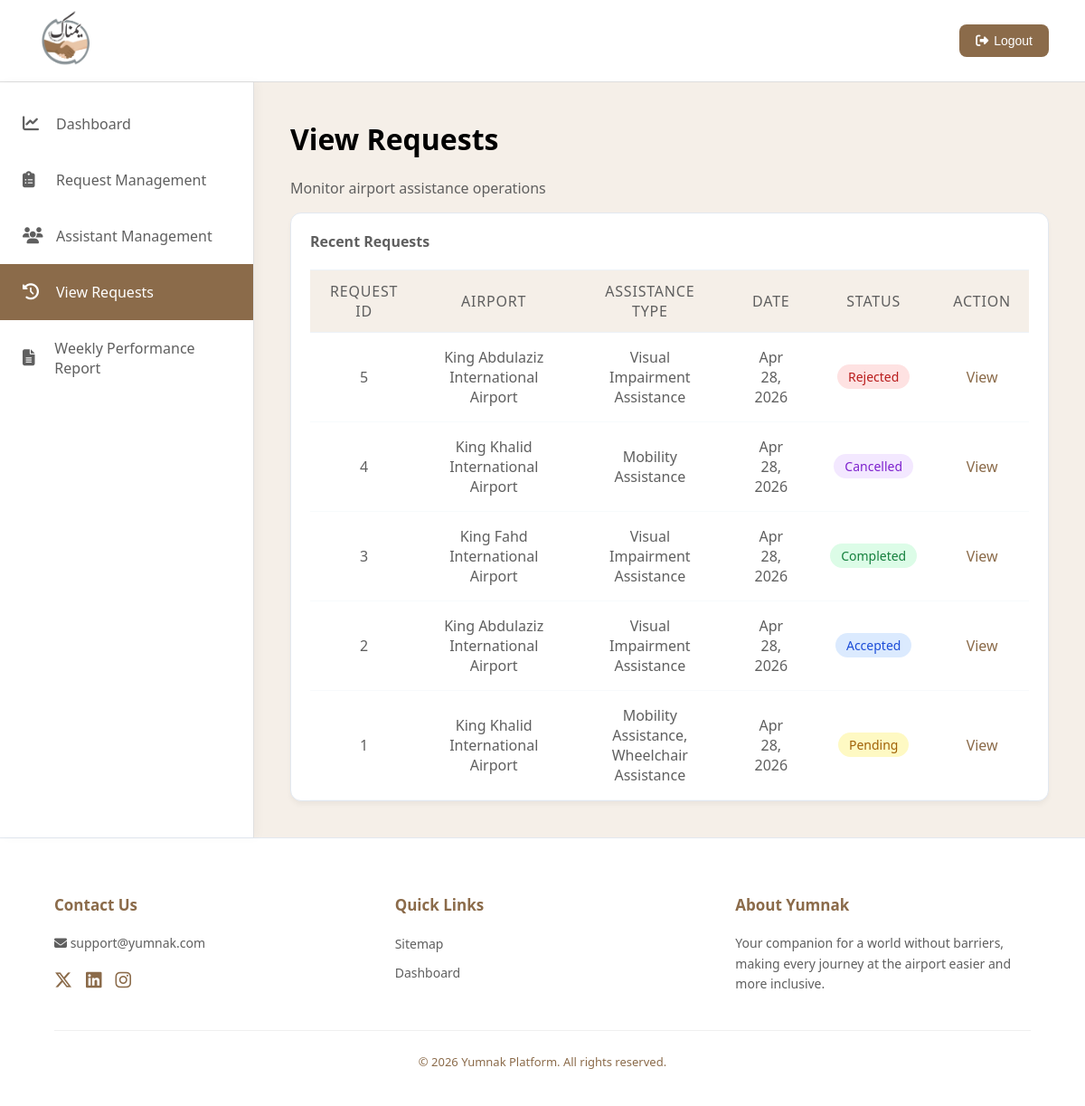
The app's page /view-requests.php (signed in) with its own data.
### tables this page shows
CREATE TABLE ASSISTANCE_REQUEST (
    RequestID INT(11) AUTO_INCREMENT PRIMARY KEY,
    PreferredTime DATETIME NOT NULL,
    Date DATETIME DEFAULT CURRENT_TIMESTAMP,
    ExtraNote VARCHAR(255),
    Status ENUM('Pending', 'Accepted', 'Rejected', 'Cancelled', 'Completed') DEFAULT 'Pending', 
    IsPaid BOOLEAN DEFAULT FALSE,
    TravelerID INT NOT NULL,
    AdminID INT,
    AssistantID INT,
    GateID VARCHAR(50) NOT NULL,
    FOREIGN KEY (TravelerID) REFERENCES TRAVELER(UserID) ON DELETE CASCADE,
    FOREIGN KEY (AdminID) REFERENCES ADMIN(AdminID) ON DELETE SET NULL,
    FOREIGN KEY (AssistantID) REFERENCES ASSISTANT(AssistantID) ON DELETE SET NULL,
    FOREIGN KEY (GateID) REFERENCES GATE(GateID) ON DELETE RESTRICT
);

### view-requests.php (the view, shortened to what this page needs)
<?php
include('db_connection.php');
$query = "
    SELECT
        ar.RequestID,
        a.AirportName,
        GROUP_CONCAT(at.AssistanceName SEPARATOR ', ') AS AssistanceTypes,
        ar.Date,
        ar.Status
    FROM ASSISTANCE_REQUEST ar
    JOIN GATE g ON ar.GateID = g.GateID
    JOIN AIRPORT a ON g.AirportID = a.AirportID
    LEFT JOIN REQUEST_TYPE rt ON ar.RequestID = rt.RequestID
    LEFT JOIN ASSISTANCE_TYPE at ON rt.AssistanceTypeID = at.AssistanceTypeID
    GROUP BY ar.RequestID, a.AirportName, ar.Date, ar.Status
    ORDER BY ar.RequestID DESC
";
$result = mysqli_query($conn, $query);
?>
<!DOCTYPE html>
<html lang="ar" dir="ltr">
<head>
    <link rel="stylesheet" href="https://cdnjs.cloudflare.com/ajax/libs/font-awesome/6.5.1/css/all.min.css">
    <link rel="stylesheet" href="styleF.css">
</head>
<body>
    <header>
        <div class="logo">
            <img src="Image/Yumnak-Logo.png" alt="Yumnak Logo">
        </div>
        <div class="logout">
            <button onclick="window.location.href='logout.php'">
                <i class="fas fa-sign-out-alt"></i>
                Logout
            </button>
        </div>
    </header>
    <div class="container">
        <aside class="sidebar">
            <a href="Admin-Dashboard.php" class="sidebar-item">
                <i class="fa-solid fa-chart-line"></i> Dashboard
            </a>
            <a href="request-management.php" class="sidebar-item">
                <i class="fa-solid fa-clipboard-list"></i> Request Management
            </a>
            <a href="Assistant_Management.php" class="sidebar-item">
                <i class="fa-solid fa-users"></i> Assistant Management
            </a>
            <a href="view-requests.php" class="sidebar-item active">
                <i class="fa-solid fa-clock-rotate-left"></i> View Requests
            </a>
            <a href="Weekly_Performance.php" class="sidebar-item">
                <i class="fa-solid fa-file-lines"></i> Weekly Performance Report
            </a>
        </aside>
        <main class="main-content">
            <div class="headline">
                <h1>View Requests</h1>
                <p>Monitor airport assistance operations</p>
            </div>
            <div class="table-container">
                <div class="table-header-title">Recent Requests</div>
                <table>
                    <thead>
                        <tr>
                            <th>REQUEST ID</th>
                            <th>AIRPORT</th>
                            <th>ASSISTANCE TYPE</th>
                            <th>DATE</th>
                            <th>STATUS</th>
                            <th>ACTION</th>
                        </tr>
                    </thead>
                    <tbody>
                        <?php if ($result && mysqli_num_rows($result) > 0) { ?>
                            <?php while ($row = mysqli_fetch_assoc($result)) {
                                $statusClass = strtolower($row['Status']);
                            ?>
                                <tr>
                                    <td class="reqNO"><?php echo htmlspecialchars($row['RequestID']); ?></td>
                                    <td><?php echo htmlspecialchars($row['AirportName']); ?></td>
                                    <td>
                                        <?php
                                        echo !empty($row['AssistanceTypes'])
                                            ? htmlspecialchars($row['AssistanceTypes'])
                                            : "Not specified";
                                        ?>
                                    </td>
                                    <td><?php echo date("M d, Y", strtotime($row['Date'])); ?></td>
                                    <td>
                                        <span class="status <?php echo htmlspecialchars($statusClass); ?>">
                                            <?php echo htmlspecialchars($row['Status']); ?>
                                        </span>
                                    </td>
                                    <td>
                                        <a href="view-details.php?id=<?php echo htmlspecialchars($row['RequestID']); ?>">
                                            View
                                        </a>
                                    </td>
                                </tr>
                            <?php } ?>
                        <?php } else { ?>
                            <tr>
                                <td colspan="6">No requests found.</td>
                            </tr>
                        <?php } ?>
                    </tbody>
                </table>
            </div>
        </main>
    </div>
    <footer class="footer">
        <div class="footer-content">
            <div class="footer-section">
                <h4>Contact Us</h4>
                <p><i class="fas fa-envelope"></i> support@yumnak.com</p>
                <div class="social-icons">
                    <a href="#"><i class="fa-brands fa-x-twitter"></i></a>
                    <a href="#"><i class="fab fa-linkedin"></i></a>
                    <a href="#"><i class="fab fa-instagram"></i></a>
                </div>
            </div>
            <div class="footer-section">
                <h4>Quick Links</h4>
                <ul class="footer-links">
                    <li><a href="#">Sitemap</a></li>
                    <li><a href="Admin-Dashboard.php">Dashboard</a></li>
                </ul>
            </div>
            <div class="footer-section about-yumnak">
                <h4>About Yumnak</h4>
                <p>Your companion for a world without barriers, making every journey at the airport easier and more inclusive.</p>
            </div>
        </div>
        <div class="footer-bottom">
            &copy; 2026 Yumnak Platform. All rights reserved.
        </div>
    </footer>
</body>
</html>

### styleF.css (style rules this page uses)
body { margin: 0; font-family: "Segoe UI", sans-serif; background: #F5EFE8; color: #5F5F5F; }
.headline h1 { color: #000000; }
header { display: flex; align-items: center; justify-content: space-between; padding: 10px 40px; background: #FFFFFF; border-bottom: 1px solid #ddd; }
.logo img { width: 65px; height: 65px; border-radius: 50%; }
.logout button { background: #8B6B4A; color: white; border: none; padding: 10px 18px; border-radius: 8px; font-size: 14px; cursor: pointer; display: flex; align-items: center; gap: 6px; transition: 0.3s; }
.container { display: flex; min-height: calc(100vh - 86px); }
.sidebar { width: 280px; background-color: #FFFFFF; border-right: 1px solid #E0E0E0; box-shadow: 4px 0 10px rgba(0, 0, 0, 0.03); padding-top: 15px; flex-shrink: 0; z-index: 10; min-height: 100vh; }
.sidebar-item { padding: 20px 25px; display: flex; align-items: center; gap: 15px; cursor: pointer; font-size: 16px; font-weight: 500; color: #5F5F5F; transition: all 0.3s ease; text-decoration: none; }
.sidebar-item i { width: 22px; font-size: 18px; color: #5F5F5F; }
.sidebar-item.active { background-color: #8B6B4A; color: #FFFFFF; }
.sidebar-item.active i { color: #FFFFFF; }
.footer { background-color: #FFFFFF; width: 100%; padding: 40px 60px; border-top: 1px solid #E2E8F0; margin-top: auto; box-sizing: border-box; }
.footer-content { display: flex; justify-content: space-between; max-width: 1200px; margin: 0 auto; gap: 50px; }
.footer-section { flex: 1; }
.footer-section h4 { color: #8B6B4A; font-size: 17px; font-weight: 700; margin-bottom: 20px; }
.footer-section p { font-size: 14px; color: #5F5F5F; line-height: 1.6; }
.footer-links { list-style: none; padding: 0; }
.footer-links li { margin-bottom: 10px; }
.footer-links a { text-decoration: none; color: #5F5F5F; font-size: 14px; transition: 0.3s; }
.social-icons { display: flex; gap: 15px; margin-top: 15px; }
.social-icons a { color: #8B6B4A; font-size: 20px; transition: 0.3s; }
.footer-bottom { text-align: center; padding-top: 25px; margin-top: 25px; border-top: 1px solid #F0F0F0; font-size: 13px; color: #8B6B4A; }
.main-content { flex: 1; padding: 20px 40px 40px 40px; }
.table-container { background-color: #FFFFFF; border-radius: 12px; box-shadow: 0 4px 6px -1px rgba(0, 0, 0, 0.05); border: 1px solid #E2E8F0; overflow: hidden; display: flex; flex-direction: column; }
.table-header-title { padding: 20px 2.5%; font-weight: bold; font-size: 16px; color: #5F5F5F; }
table { width: 95%; align-self: center; border-collapse: collapse; }
thead th { font-weight: 500; text-align: center; padding: 12px 20px; background-color: #F5EFE8; color: #5F5F5F; text-transform: uppercase; letter-spacing: 0.05em; border-top: 1px solid #EDF2F7; border-bottom: 1px solid #EDF2F7; }
tbody td { text-align: center; color: #5F5F5F; padding: 16px 20px; border-bottom: 1px solid #F7FAFC; vertical-align: middle; text-decoration: none; }
tbody tr .reqNO { font-weight: 500; }
tbody tr td a { font-weight: 500; text-align: center; color: #8B6B4A; text-decoration: none; }
.status { font-size: 14px; display: inline-block; padding: 4px 12px; border-radius: 999px; }
.pending { color: rgb(161, 98, 7); background: rgb(254, 249, 195); }
.completed { background: #DCFCE7; color: #15803D; }
.accepted { background: #DBEAFE; color: #1D4ED8; }
.rejected { background: #FEE2E2; color: #B91C1C; }
.cancelled { background: #F3E8FF; color: #7E22CE; }
.table-container, .small-table-container { background-color: #FFFFFF; border-radius: 12px; box-shadow: 0 4px 6px -1px rgba(0, 0, 0, 0.05); border: 1px solid #E2E8F0; overflow: hidden; display: flex; flex-direction: column; }

### records on screen
assistance_request: RequestID "5", AirportName "King Abdulaziz International Airport", AssistanceTypes "Visual Impairment Assistance", Date "Apr 28, 2026", Status "Rejected"
assistance_request: RequestID "4", AirportName "King Khalid International Airport", AssistanceTypes "Mobility Assistance", Date "Apr 28, 2026", Status "Cancelled"
assistance_request: RequestID "3", AirportName "King Fahd International Airport", AssistanceTypes "Visual Impairment Assistance", Date "Apr 28, 2026", Status "Completed"
assistance_request: RequestID "2", AirportName "King Abdulaziz International Airport", AssistanceTypes "Visual Impairment Assistance", Date "Apr 28, 2026", Status "Accepted"
assistance_request: RequestID "1", AirportName "King Khalid International Airport", AssistanceTypes "Mobility Assistance, Wheelchair Assistance", Date "Apr 28, 2026", Status "Pending"
